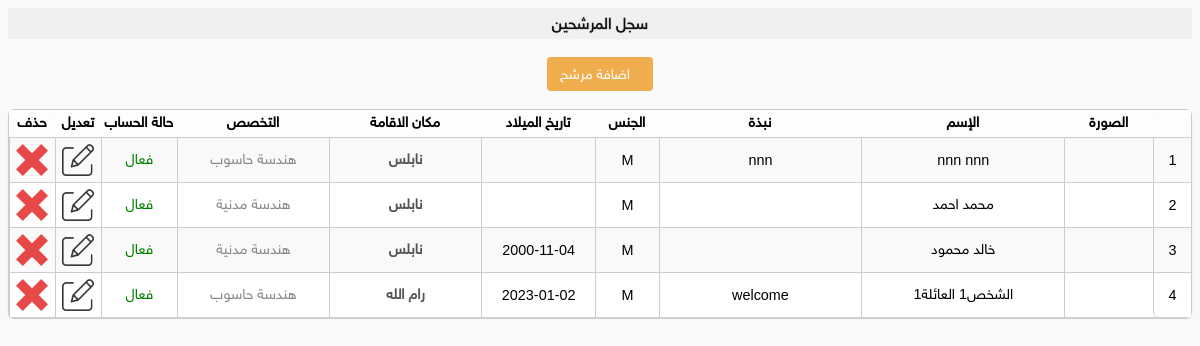
/admin-home/candidate/candidate.php (signed in), run on the app's committed database.
### tables this page shows
CREATE TABLE `candidate` (
  `id` int NOT NULL,
  `insert_time` datetime NOT NULL DEFAULT CURRENT_TIMESTAMP,
  `fname` varchar(50) DEFAULT NULL,
  `lname` varchar(50) DEFAULT NULL,
  `phone` varchar(15) DEFAULT NULL,
  `gender_id` int DEFAULT NULL COMMENT '1.male 2.female',
  `birthdate` date DEFAULT NULL,
  `bio` text COMMENT 'السيرة الذاتية',
  `img` varchar(100) DEFAULT NULL,
  `residence_region_id` int DEFAULT NULL,
  `specialty_id` int DEFAULT NULL,
  `activation` int DEFAULT '1' COMMENT '1.active 2.deactive',
  `user_id` int DEFAULT NULL,
  `is_canceled` tinyint DEFAULT '0'
);

CREATE TABLE `residence_region` (
  `id` int NOT NULL,
  `name` varchar(100) DEFAULT NULL
);

CREATE TABLE `specialties` (
  `id` int NOT NULL,
  `name` varchar(100) DEFAULT NULL
);

### admin-home/candidate/candidate.php (the view, shortened to what this page needs)
<?php
include "../open_session.php";
?>
<html>
    <head>
        <link rel='stylesheet' type='text/css' href='../assets/css/style.css'/>
        <link rel='stylesheet' type='text/css' href="../assets/css/font_family.css" rel="stylesheet">
        <link rel='stylesheet' type='text/css' href="../assets/css/fontAwesome.css" rel="stylesheet">
        </head>
        <body style="background-color:#fff;">
<div class="title">سجل المرشحين</div>
<br>
<center>
<a class="btn btn-warning" href="candidate_form.php?action=add_row&residence_region_id=<?php echo $residence_region_id;?>&specialty_id=<?php echo $specialty_id;?>" >
		<span style="float:right;margin-right:10px;" >اضافة مرشح</span>
</a>
</center>
<br>
<table class="table" width="100%" >
    <tr class="firstTR">
        <th width="3%"></th>
        <th width="7%">الصورة</th>
        <th width="16%">الإسم</th>
        <th width="16%">نبذة</th>
        <th width="5%">الجنس</th>
        <th width="9%">تاريخ الميلاد</th>
        <th width="12%" >مكان الاقامة</th>
        <th width="12%" >التخصص</th>
        <th width="6%">حالة الحساب</th>
        <th width="1%">تعديل</th>
        <th width="1%">حذف</th>
    </tr>
    <?php
		$sql = "SELECT
		candidate.id,
		candidate.fname,
		candidate.lname,
		candidate.img,
		candidate.bio,
		candidate.gender_id,
		candidate.birthdate,
		candidate.activation,
		specialties.name as specialties_name,
		residence_region.name as residence_region_name
		FROM candidate
		LEFT JOIN specialties ON candidate.specialty_id=specialties.id
		LEFT JOIN residence_region ON candidate.residence_region_id=residence_region.id
		WHERE 1
		AND candidate.is_canceled=0
		ORDER BY candidate.id DESC";
    $query = mysqli_query($connect, $sql);
    $row_number=0;
    while ($row = mysqli_fetch_array($query)) {
        $id = $row['id'];
        $row_number=$row_number+1;
        $activation = $row['activation'];
        $activationi="";
        if ($activation == 1) {
            $activationi = "<span style='color:green'>فعال</span>";
        } elseif ($activation == 2) {
            $activationi = "<span style='color:orange'>غير فعال</span>";
        }
        ?>
        <tr>
            <td><?php echo $row_number; ?></td>
            <td><?php if($row['img']){?><img src="../../save_files/images/<?php echo $row['img']; ?>" style="width:77px;border-radius:5px;" /><?php }?></td>
            <td><?php echo $row['fname']." ".$row['lname']; ?></td>
            <td><?php echo $row['bio']; ?></td>
            <td><?php echo array(1=>"M",2=>"F")[$row['gender_id']]; ?></td>
            <td><?php echo $row['birthdate']; ?></td>
            <td><span style="color:#555;font-weight:bold;"><?php echo $row['residence_region_name']; ?></span></td>
            <td><span style="color:#888"><?php echo $row['specialties_name']; ?></span></td>
            <td><?php echo $activationi; ?></td>
            <td><a class="iconEdit" title="تعديل  " href="candidate_form.php?action=edit_row&row_id=<?php echo $id; ?>"> </a></td>
            <td><a class="iconDel" onclick="delete_row_fun(this,'cancel_row',<?php echo $id; ?>)" title="حذف " ></a></td>
        </tr>
    <?php
    }
     ?>
</table>

### admin-home/assets/css/style.css (style rules this page uses)
* { outline:medium none; }
body { background-color:#f9f9f9 !important; direction:rtl; }
.title { background:#f0f0f0; cursor: move; font-size: 1.0em; color: #111; padding-top:3px;padding-bottom:3px; text-align: center; line-height: 25px; background-position: center -15px; position: relative; text-shadow: 0px 0px 1px rgb(5, 5, 5); cursor: pointer; text-transform: capitalize; }
.table { *border-collapse: collapse; border-spacing: 0; width: 100%; border: solid #ccc 1px; -moz-border-radius: 6px; -webkit-border-radius: 6px; border-radius: 6px; -webkit-box-shadow: 0 1px 1px #ccc; -moz-box-shadow: 0 1px 1px #ccc; box-shadow: 0 1px 1px #ccc; direction:rtl; font-size:0.9em; font-weight:normal; }
.table td, .table th { border-left: 1px solid #ccc; border-top: 1px solid #ccc; padding: 1px; text-align: center; font-weight:500; }
.table tr:nth-child(even) { background: #f9f9f9 }
.table tr:nth-child(odd) { background: #FFF }
.table th { background:#fdfdfd; border:0; color:#000; font-weight:bold; }
.table td:first-child, .table th:first-child { border-right: none; }
.table th:first-child { -moz-border-radius: 6px 0 0 0; -webkit-border-radius: 6px 0 0 0; border-radius: 6px 0 0 0; }
.table th:last-child { -moz-border-radius: 0 6px 0 0; -webkit-border-radius: 0 6px 0 0; border-radius: 0 6px 0 0; }
.table tr:last-child td:first-child { -moz-border-radius: 0 0 0 6px; -webkit-border-radius: 0 0 0 6px; border-radius: 0 0 0 6px; }
.table tr:last-child td:last-child { -moz-border-radius: 0 0 6px 0; -webkit-border-radius: 0 0 6px 0; border-radius: 0 0 6px 0; }
.btn-warning { color: #fff; background-color: #f0ad4e; border-color: #eea236; }
.btn { display: inline-block; padding: 6px 12px; margin-bottom: 0; font-size: 14px; font-weight: 400; line-height: 1.42857143; text-align: center; white-space: nowrap; vertical-align: middle; -ms-touch-action: manipulation; touch-action: manipulation; cursor: pointer; -webkit-user-select: none; -moz-user-select: none; -ms-user-select: none; user-select: none; background-image: none; border: 1px solid transparent; border-radius: 4px; }
.iconEdit { content:url('../icons/update.png'); margin:5px; width:32px; float:center; opacity:0.8; }
.iconDel { content:url('../icons/delete.png'); margin:5px; width:32px; float:center; opacity:0.8; }

### data on the page
candidate: fname "nnn", lname "nnn", bio "nnn", gender "M", residence_region.name "نابلس", specialty.name "هندسة حاسوب", activation "فعال"
candidate: fname "محمد", lname "احمد", gender "M", residence_region.name "نابلس", specialty.name "هندسة مدنية", activation "فعال"
candidate: fname "خالد", lname "محمود", gender "M", birthdate "2000-11-04", residence_region.name "نابلس", specialty.name "هندسة مدنية", activation "فعال"
candidate: lname "العائلة1", bio "welcome", gender "M", birthdate "2023-01-02", residence_region.name "رام الله", specialty.name "هندسة حاسوب", activation "فعال"
